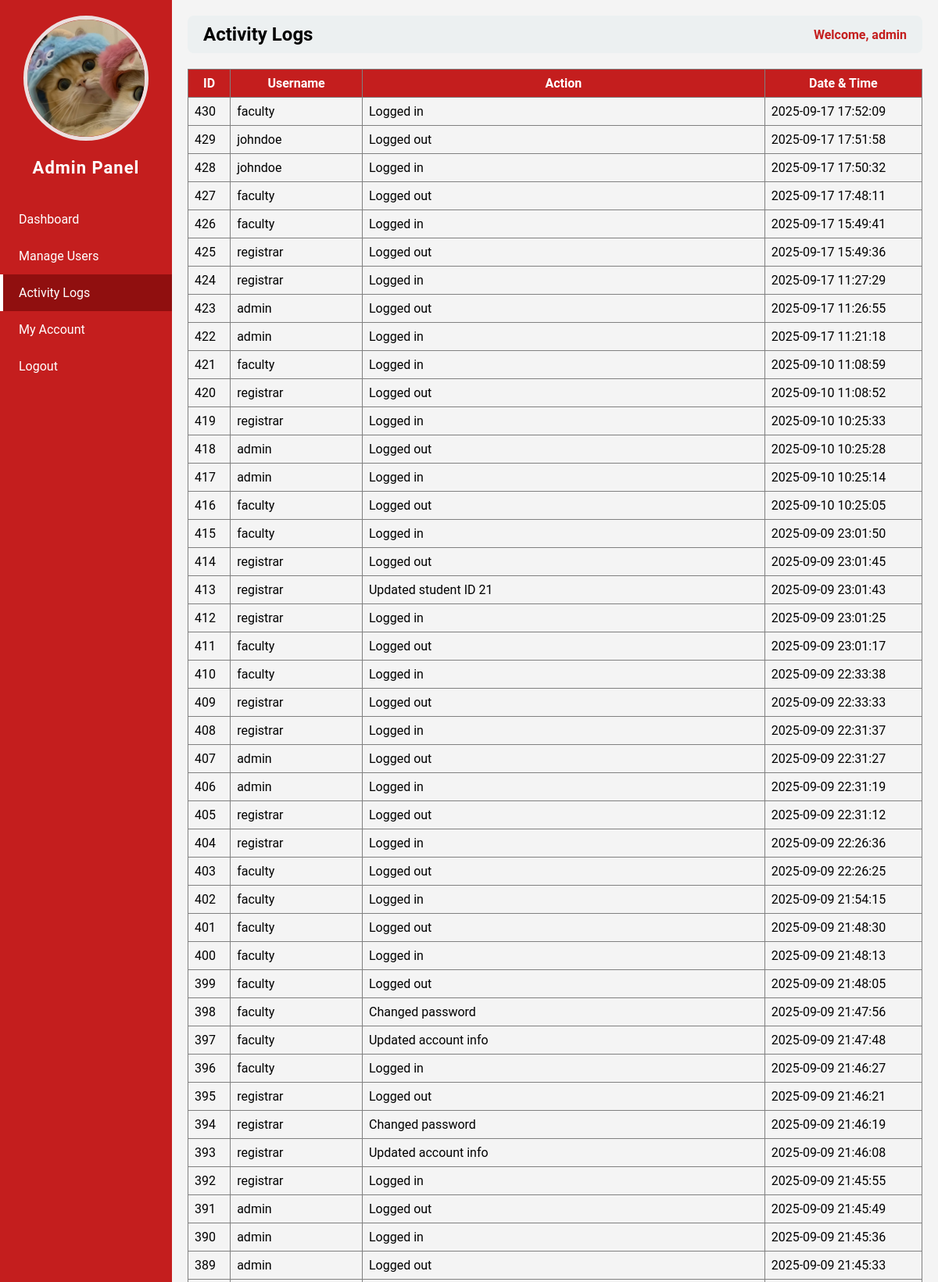
/admin.php?page=activity_logs (signed in, upper part), run on the app's committed database.
### tables this page shows
CREATE TABLE `users` (
  `id` int(11) NOT NULL,
  `username` varchar(50) NOT NULL,
  `password` varchar(255) NOT NULL,
  `role` varchar(50) NOT NULL,
  `email` varchar(255) NOT NULL,
  `contact` varchar(50) NOT NULL,
  `status` varchar(50) NOT NULL,
  `img` varchar(255) NOT NULL
);

CREATE TABLE `logs` (
  `id` int(11) NOT NULL,
  `user_id` int(11) NOT NULL,
  `action` varchar(255) NOT NULL,
  `date_time` datetime NOT NULL DEFAULT current_timestamp()
);

### admin_pages/activity_logs.php (the view)
<?php
$host = "localhost";
$dbname = "studisciplink";
$user = "root";
$pass = "";
try {
    $pdo = new PDO("mysql:host=$host;dbname=$dbname", $user, $pass);
    $pdo->setAttribute(PDO::ATTR_ERRMODE, PDO::ERRMODE_EXCEPTION);
    $stmt = $pdo->prepare("
        SELECT l.id, u.username, l.action, l.date_time
        FROM logs l
        JOIN users u ON l.user_id = u.id
        ORDER BY l.date_time DESC
    ");
    $stmt->execute();
    $logs = $stmt->fetchAll(PDO::FETCH_ASSOC);
} catch (PDOException $e) {
    die("Database error: " . $e->getMessage());
}
?>
<table border="1" cellpadding="8" cellspacing="0" style="width:100%; border-collapse:collapse;">
    <thead style="background:#c41e1e; color:white;">
        <tr>
            <th>ID</th>
            <th>Username</th>
            <th>Action</th>
            <th>Date & Time</th>
        </tr>
    </thead>
    <tbody>
        <?php if ($logs): ?>
            <?php foreach ($logs as $log): ?>
                <tr>
                    <td><?php echo htmlspecialchars($log['id']); ?></td>
                    <td><?php echo htmlspecialchars($log['username']); ?></td>
                    <td><?php echo htmlspecialchars($log['action']); ?></td>
                    <td><?php echo htmlspecialchars($log['date_time']); ?></td>
                </tr>
            <?php endforeach; ?>
        <?php else: ?>
            <tr>
                <td colspan="4" style="text-align:center;">No activity logs found.</td>
            </tr>
        <?php endif; ?>
    </tbody>
</table>

### admin.php (shortened to what this page needs)
<?php
require 'db_connect.php';
$id = $_SESSION['user_id'];
$stmt = $pdo->prepare("SELECT * FROM users WHERE id=?");
$stmt->execute([$id]);
$user = $stmt->fetch(PDO::FETCH_ASSOC);
$page = isset($_GET['page']) ? $_GET['page'] : 'dashboard';
?>
<!DOCTYPE html>
<html>
<head>
</head>
<body>
<div class="sidebar">
    <div class="column profile-photo">
        <?php if (!empty($user['img'])): ?>
            <img src="<?php echo htmlspecialchars($user['img']); ?>" alt="Profile Image">
        <?php else: ?>
            <img src="default.png" alt="Profile Image">
        <?php endif; ?>
    </div>
    <h2>Admin Panel</h2>
    <a href="?page=dashboard" class="<?php echo $page=='dashboard' ? 'active' : ''; ?>">Dashboard</a>
    <a href="?page=manage_users" class="<?php echo $page=='manage_users' ? 'active' : ''; ?>">Manage Users</a>
    <a href="?page=activity_logs" class="<?php echo $page=='activity_logs' ? 'active' : ''; ?>">Activity Logs</a>
    <a href="?page=my_account" class="<?php echo $page=='my_account' ? 'active' : ''; ?>">My Account</a>
    <a href="logout.php">Logout</a>
</div>
<div class="main-content">
    <div class="header">
        <h2><?php echo str_replace('_',' ', $page); ?></h2>
        <span>Welcome, <?php echo $_SESSION['username']; ?></span>
    </div>
    <div class="content">
        <?php
        $file = "admin_pages/{$page}.php";
        if(file_exists($file)){
            include $file;
        } else {
            echo "<p>Page not found.</p>";
        }
        ?>
    </div>
</div>
</body>
</html>

### admin.php (style rules this page uses)
body { margin: 0; font-family: 'Roboto', sans-serif; background: #f4f4f4; }
.sidebar { position: fixed; top: 0; left: 0; width: 220px; height: 100%; background-color: #c41e1e; color: white; display: flex; flex-direction: column; padding-top: 20px; }
.sidebar h2 { text-align: center; margin-bottom: 30px; font-size: 22px; letter-spacing: 1px; }
.sidebar a { padding: 14px 20px; text-decoration: none; color: white; display: block; transition: 0.3s; border-left: 4px solid transparent; }
.sidebar a.active { background-color: #900f0f; border-left: 4px solid #fff; }
.main-content { margin-left: 220px; padding: 20px; }
.header { display: flex; justify-content: space-between; align-items: center; background: #ecf0f1; padding: 10px 20px; border-radius: 8px; margin-bottom: 20px; }
.header h2 { margin: 0; text-transform: capitalize; }
.header span { font-weight: bold; color: #c41e1e; }
.profile-photo { text-align: center; }
.profile-photo img { width: 150px; height: 150px; object-fit: cover; border-radius: 50%; border: 5px solid #ebe0e0ff; }

### data on the page
users: img (picture)
logs: id "430", user.username "faculty", action "Logged in", date_time "2025-09-17 17:52:09"
logs: id "429", user.username "johndoe", action "Logged out", date_time "2025-09-17 17:51:58"
logs: id "428", user.username "johndoe", action "Logged in", date_time "2025-09-17 17:50:32"
logs: id "427", user.username "faculty", action "Logged out", date_time "2025-09-17 17:48:11"
logs: id "426", user.username "faculty", action "Logged in", date_time "2025-09-17 15:49:41"
logs: id "425", user.username "registrar", action "Logged out", date_time "2025-09-17 15:49:36"
logs: id "424", user.username "registrar", action "Logged in", date_time "2025-09-17 11:27:29"
logs: id "423", user.username "admin", action "Logged out", date_time "2025-09-17 11:26:55"
logs: id "422", user.username "admin", action "Logged in", date_time "2025-09-17 11:21:18"
logs: id "421", user.username "faculty", action "Logged in", date_time "2025-09-10 11:08:59"
logs: id "420", user.username "registrar", action "Logged out", date_time "2025-09-10 11:08:52"
logs: id "419", user.username "registrar", action "Logged in", date_time "2025-09-10 10:25:33"
logs: id "418", user.username "admin", action "Logged out", date_time "2025-09-10 10:25:28"
logs: id "417", user.username "admin", action "Logged in", date_time "2025-09-10 10:25:14"
logs: id "416", user.username "faculty", action "Logged out", date_time "2025-09-10 10:25:05"
logs: id "415", user.username "faculty", action "Logged in", date_time "2025-09-09 23:01:50"
logs: id "414", user.username "registrar", action "Logged out", date_time "2025-09-09 23:01:45"
logs: id "413", user.username "registrar", action "Updated student ID 21", date_time "2025-09-09 23:01:43"
logs: id "412", user.username "registrar", action "Logged in", date_time "2025-09-09 23:01:25"
logs: id "411", user.username "faculty", action "Logged out", date_time "2025-09-09 23:01:17"
logs: id "410", user.username "faculty", action "Logged in", date_time "2025-09-09 22:33:38"
logs: id "409", user.username "registrar", action "Logged out", date_time "2025-09-09 22:33:33"
logs: id "408", user.username "registrar", action "Logged in", date_time "2025-09-09 22:31:37"
logs: id "407", user.username "admin", action "Logged out", date_time "2025-09-09 22:31:27"
logs: id "406", user.username "admin", action "Logged in", date_time "2025-09-09 22:31:19"
logs: id "405", user.username "registrar", action "Logged out", date_time "2025-09-09 22:31:12"
logs: id "404", user.username "registrar", action "Logged in", date_time "2025-09-09 22:26:36"
logs: id "403", user.username "faculty", action "Logged out", date_time "2025-09-09 22:26:25"
logs: id "402", user.username "faculty", action "Logged in", date_time "2025-09-09 21:54:15"
logs: id "401", user.username "faculty", action "Logged out", date_time "2025-09-09 21:48:30"
logs: id "400", user.username "faculty", action "Logged in", date_time "2025-09-09 21:48:13"
logs: id "399", user.username "faculty", action "Logged out", date_time "2025-09-09 21:48:05"
logs: id "398", user.username "faculty", action "Changed password", date_time "2025-09-09 21:47:56"
logs: id "397", user.username "faculty", action "Updated account info", date_time "2025-09-09 21:47:48"
logs: id "396", user.username "faculty", action "Logged in", date_time "2025-09-09 21:46:27"
logs: id "395", user.username "registrar", action "Logged out", date_time "2025-09-09 21:46:21"
logs: id "394", user.username "registrar", action "Changed password", date_time "2025-09-09 21:46:19"
logs: id "393", user.username "registrar", action "Updated account info", date_time "2025-09-09 21:46:08"
logs: id "392", user.username "registrar", action "Logged in", date_time "2025-09-09 21:45:55"
logs: id "391", user.username "admin", action "Logged out", date_time "2025-09-09 21:45:49"
logs: id "390", user.username "admin", action "Logged in", date_time "2025-09-09 21:45:36"
logs: id "389", user.username "admin", action "Logged out", date_time "2025-09-09 21:45:33"

### other printed values
str_replace('_',' ', $page) "Activity Logs"
$_SESSION['username'] "admin"
